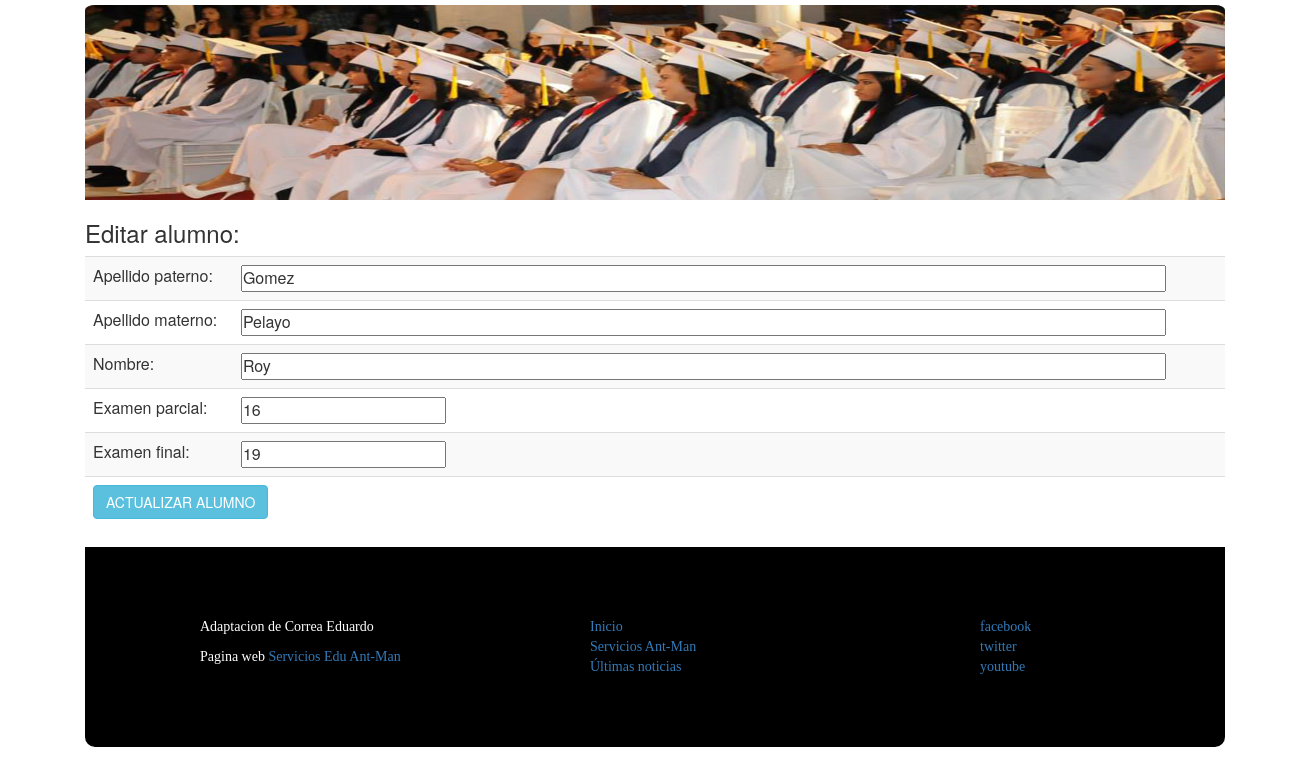
The app's page /editar.php?id=6 with its own data.
### tables this page shows
CREATE TABLE `alumno` (
  `id_alumno` int(11) NOT NULL,
  `ap_paterno` varchar(100) NOT NULL,
  `ap_materno` varchar(100) NOT NULL,
  `nombre` varchar(100) NOT NULL,
  `ex_parcial` int(11) NOT NULL,
  `ex_final` int(11) NOT NULL
);

### editar.php (the view, shortened to what this page needs)
<?php
include 'clases.php'
 ?>
<?php
		include 'model/conexion.php';
		$id = $_GET['id'];
		$sentencia = $bd->prepare("SELECT * FROM alumno WHERE id_alumno = ?;");
		$sentencia->execute([$id]);
		$persona = $sentencia->fetch(PDO::FETCH_OBJ);
	?>
<!DOCTYPE html>
<html>
<head>
</head>
<body>
	<div class="container">
<header>
	<img src="img/banner2.png" alt="">
</header>
		<h3>Editar alumno:</h3>
		<form method="POST" action="editarProceso.php">
			<table class="table table-striped">
				<tr>
					<td >Apellido paterno: </td>
					<td><input size="100" type="text" name="txt2Paterno" value="<?php echo $persona->ap_paterno; ?>"></td>
				</tr>
				<tr>
					<td>Apellido materno: </td>
					<td><input size="100" type="text" name="txt2Materno" value="<?php echo $persona->ap_materno; ?>"></td>
				</tr>
				<tr>
					<td>Nombre: </td>
					<td><input size="100" type="text" name="txt2Nombre" value="<?php echo $persona->nombre; ?>"></td>
				</tr>
				<tr>
					<td>Examen parcial: </td>
					<td><input type="text" name="txt2Parcial" value="<?php echo $persona->ex_parcial; ?>"></td>
				</tr>
				<tr>
					<td>Examen final: </td>
					<td><input type="text" name="txt2Final" value="<?php echo $persona->ex_final; ?>"></td>
				</tr>
				<tr>
					<td colspan="2"><input type="submit" value="ACTUALIZAR ALUMNO" class="btn btn-info"></td>
				</tr>
			</table>
		</form>
<?php
include 'footer.php';
 ?>
</div>
</body>
</html>

### css/miestilo.css (style rules this page uses)
* { padding: 0; margin: 0; }
header img { width: 100%; height: 200px; padding-top: 5px; border-top-right-radius: 10px; border-top-left-radius: 10px; }

### records on screen
alumno: txt2Paterno "Gomez", txt2Materno "Pelayo", txt2Nombre "Roy", txt2Parcial "16", txt2Final "19"
